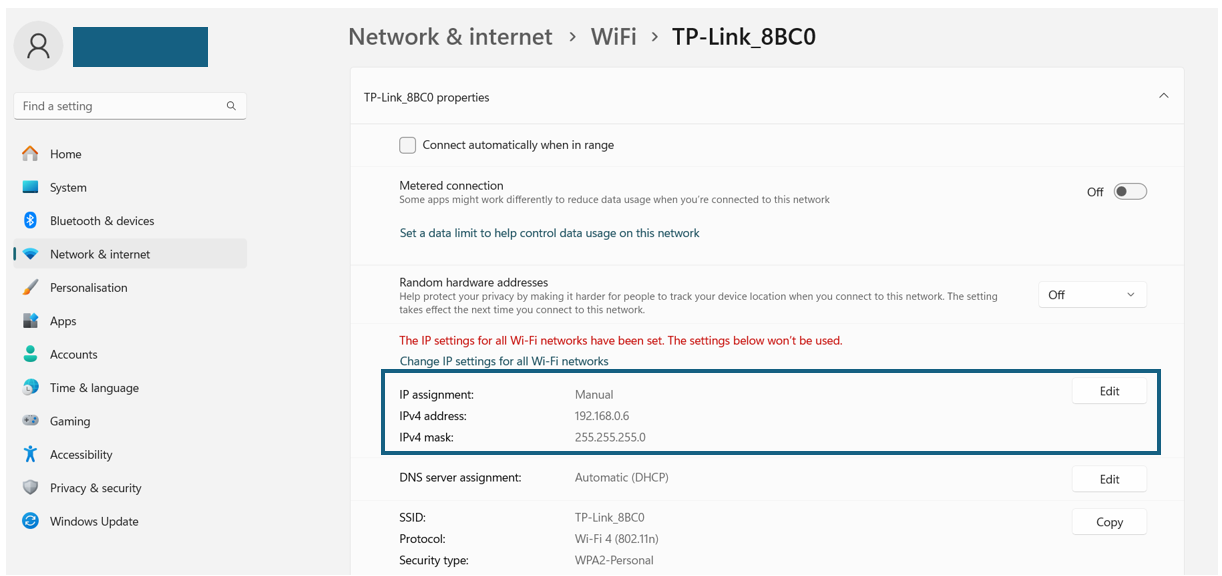
#> input picture Misc/ManualIP.png, 1222 x 576 px, given in place of video_feed, which was not available
$ python CameraController.py
#> lines starting #> are read from the running program, lines starting #| are printed output that depends on the picture; pictures that were not available may be replaced by others from this repository, and a replacement may not be noted
import cv2
import numpy as np
import os
from PIL import Image


def get_limits(color):
    """
    Function to get the HSV color range for a given BGR color.

    :param color: A list representing the BGR color.
    :return: A tuple containing the lower and upper HSV limits for the color.
    """
    c = np.uint8([[color]])  # BGR values
    hsvC = cv2.cvtColor(c, cv2.COLOR_BGR2HSV)

    hue = hsvC[0][0][0]  # Get the hue value

    # Handle red hue wrap-around
    if hue >= 165:  # Upper limit for divided red hue
        lowerLimit = np.array([hue - 10, 100, 100], dtype=np.uint8)
        upperLimit = np.array([180, 255, 255], dtype=np.uint8)
    elif hue <= 15:  # Lower limit for divided red hue
        lowerLimit = np.array([0, 100, 100], dtype=np.uint8)
        upperLimit = np.array([hue + 10, 255, 255], dtype=np.uint8)
    else:
        lowerLimit = np.array([hue - 10, 100, 100], dtype=np.uint8)
        upperLimit = np.array([hue + 10, 255, 255], dtype=np.uint8)

    return lowerLimit, upperLimit


def detect_object(frame):
    """
    Function to detect an object of a specific color in a frame.

    :param frame: The frame in which to detect the object.
    :return: The original frame with the detected object highlighted and a boolean indicating if an object was detected.
    """
    orig = frame.copy()
    red = [0, 0, 255]  # red in BGR colorspace

    # blur the frame
    frame = cv2.GaussianBlur(frame, (17, 17), 0)

    # dilute the frame
    kernel = np.ones((5, 5), np.uint8)
    frame = cv2.dilate(frame, kernel, iterations=1)

    hsvImage = cv2.cvtColor(frame, cv2.COLOR_BGR2HSV)

    lowerLimit, upperLimit = get_limits(color=red)

    mask = cv2.inRange(hsvImage, lowerLimit, upperLimit)

    mask_ = Image.fromarray(mask)

    bbox = mask_.getbbox()

    if bbox is not None:
        x1, y1, x2, y2 = bbox

        orig = cv2.rectangle(orig, (x1, y1), (x2, y2), (0, 255, 0), 5)

    return orig, (bbox is not None)


class CameraWrapper:
    """
    A class that wraps the functionality of a camera feed.
    """
    feed_url = 'http://192.168.0.3:5000/video_feed'  # URL of the video feed

    def __init__(self):
        """
        Constructor of the CameraWrapper class. It initializes the video capture from the feed URL.
        """
        self.cap = cv2.VideoCapture(self.feed_url)

    def is_visible(self, show=True):
        """
        Function to check if an object is visible in the camera feed.
        :param show: A boolean indicating whether to show the camera feed or not.
        :return: A boolean indicating whether an object is detected in the camera feed.
        """
        # Capture frame-by-frame
        ret, frame = self.cap.read()

        # If frame is read correctly ret is True
        if not ret:
            print("Can't receive frame (stream end?). Exiting ...")
            return None
        frame, is_detected = detect_object(frame)

        if show:
            # Display the resulting frame
            cv2.imshow('Camera Stream', frame)

            # Break the loop on 'q' key press
            if cv2.waitKey(1) == ord('q'):
                return

        return is_detected

    def camera_feed(self, detection=True):
        """
        Function to start the camera feed.
        :param detection: A boolean indicating whether to perform object detection in the camera feed or not.
        """
        if detection:
            self._camera_feed_with_detection()
        else:
            self._camera_feed_without_detection()

    def _camera_feed_with_detection(self):
        """
        Private function to start the camera feed with object detection.
        """
        while True:
            self.is_visible(show=True)
#> this loop made 31 passes; (key q is pressed on pass 1)
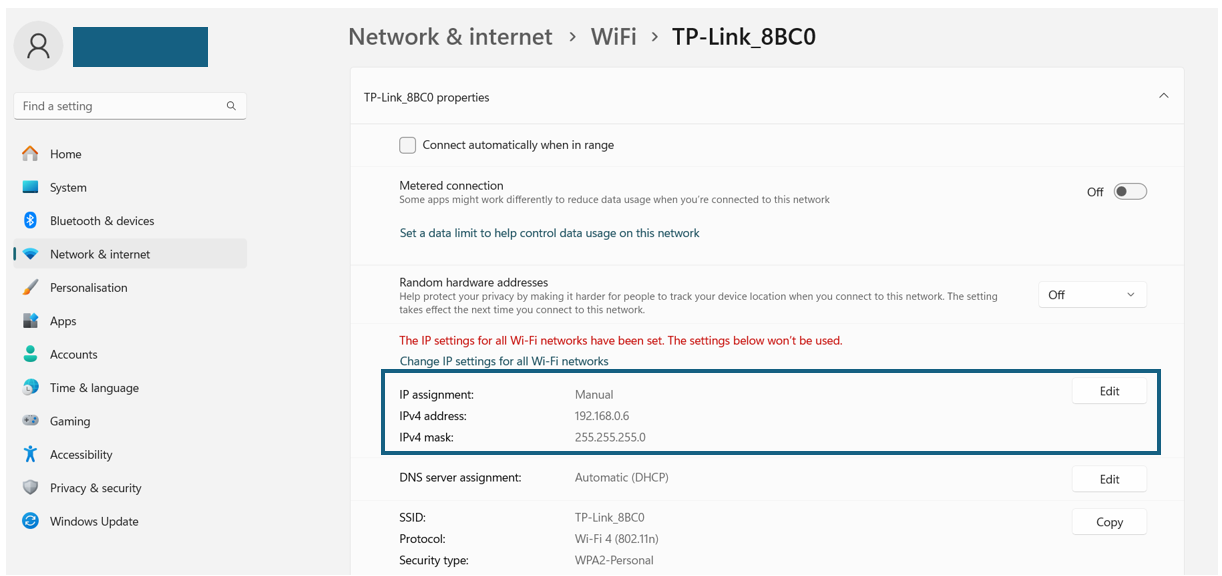
#> input picture Misc/ManualIP.png, 1222 x 576 px, given in place of video_feed, which was not available
#> pass 1, in detect_object, `frame = cv2.GaussianBlur(frame, (17, 17), 0)`:
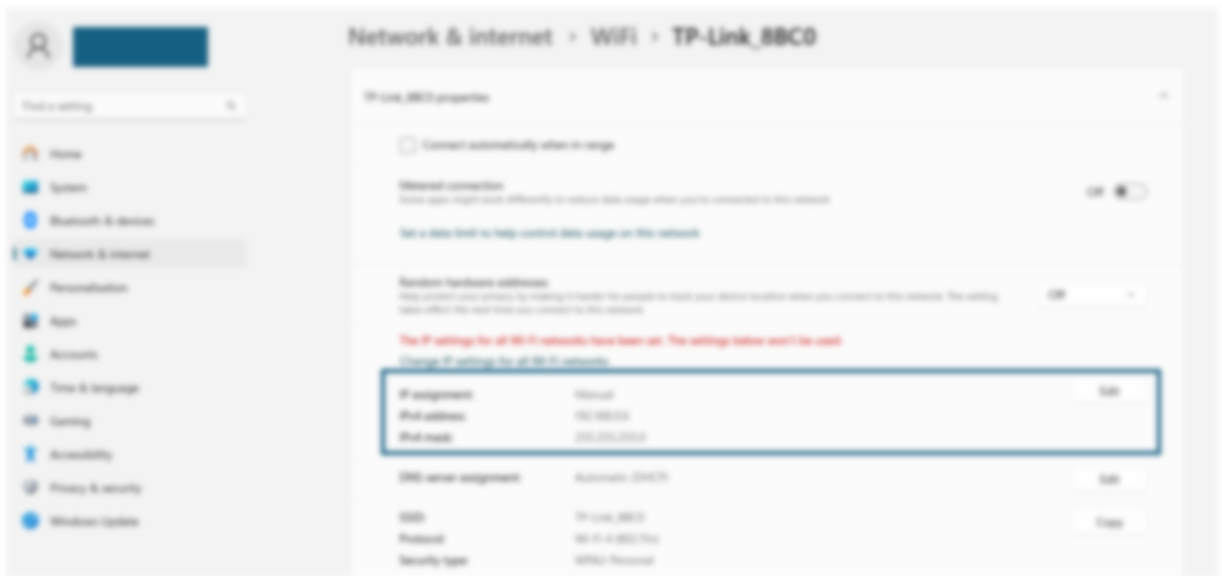
#> frame: shape (576, 1222, 3); mean of channels 0, 1, 2 242.3, 241.6, 240.3; drawn as B, G, R
#> pass 1, in detect_object, `frame = cv2.dilate(frame, kernel, iterations=1)`:
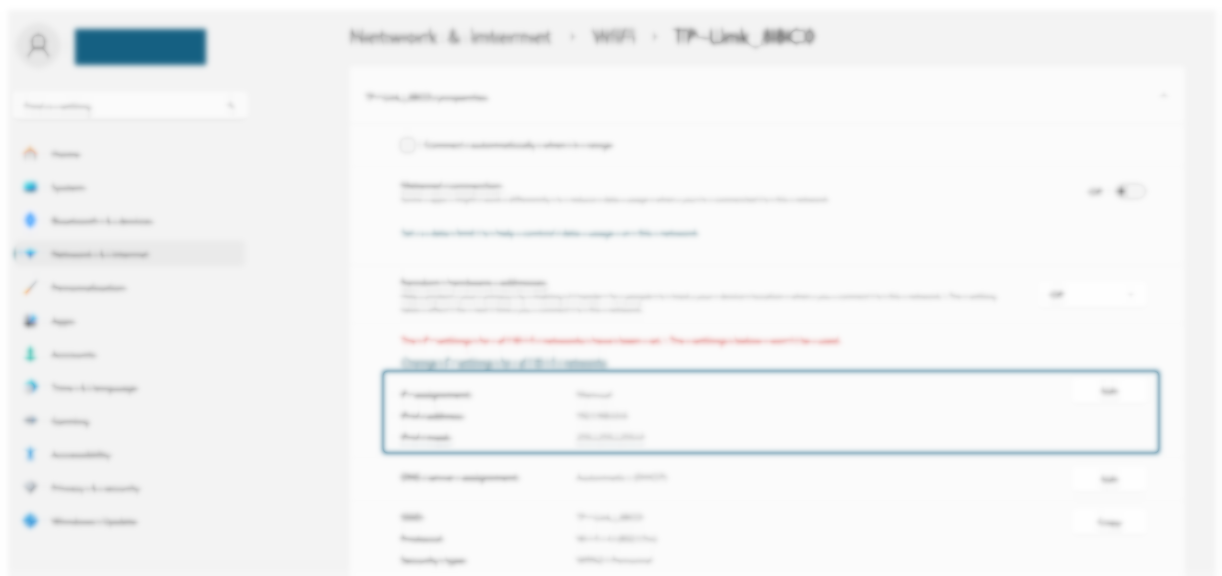
#> frame: shape (576, 1222, 3); mean of channels 0, 1, 2 244.8, 244.3, 243.5; drawn as B, G, R

    def _camera_feed_without_detection(self):
        """
        Private function to start the camera feed without object detection.
        """
        while True:
            # Capture frame-by-frame
            ret, frame = self.cap.read()

            # If frame is read correctly ret is True
            if not ret:
                print("Can't receive frame (stream end?). Exiting ...")
                return None

            # Display the resulting frame
            cv2.imshow('Camera Stream', frame)

            # Break the loop on 'q' key press
            if cv2.waitKey(1) == ord('q'):
                return


if __name__ == '__main__':
    camera = CameraWrapper()
    camera.camera_feed(detection=True)
